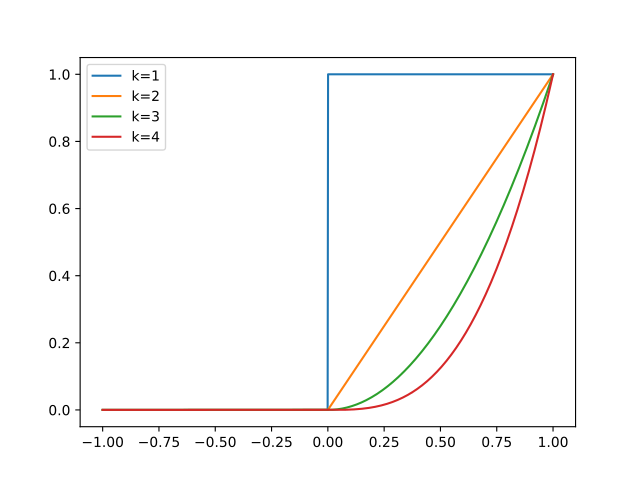

This chart was generated by the following Python code:
import matplotlib.pyplot as plt
import numpy as np
from pycsou.math.green import CausalGreenIteratedDerivative

x=np.linspace(-1,1,1024)
for k in range(1,5):
   green=CausalGreenIteratedDerivative(k)
   plt.plot(x, green(x))
plt.legend(['k=1', 'k=2', 'k=3', 'k=4'])
